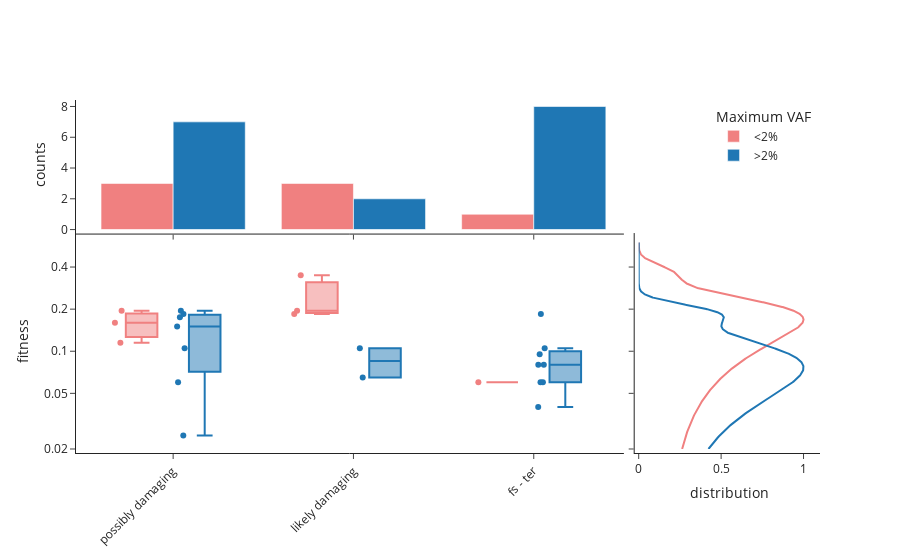

The code cell stored with this chart in its notebook:
### Code cell
fig = damage.make_damage_gene_plot_dist(lbc)
fig.show()
fig.write_image(path + 'dnmt3a_damage_hist_plot.png', scale=10)
fig.write_image(path + 'dnmt3a_damage_hist_plot.svg')

### Figure 1 — Plotly figure (JSON) as saved in the notebook; plotly's stock layout.template omitted (floating-point values rounded to 4 significant figures; data arrays with more than 128 entries replaced by an {"elided": "..."} marker saying what was removed)
{"data": [{"marker": {"color": "lightcoral"}, "name": "<2%", "showlegend": true, "type": "histogram", "x": ["possibly damaging", "possibly damaging", "possibly damaging", "likely damaging", "likely damaging", "likely damaging", "fs - ter"], "xaxis": "x", "y": [0.195, 0.16, 0.115, 0.185, 0.195, 0.35, 0.06], "yaxis": "y"}, {"boxpoints": "all", "marker": {"color": "lightcoral"}, "showlegend": false, "type": "box", "x": ["possibly damaging", "possibly damaging", "possibly damaging", "likely damaging", "likely damaging", "likely damaging", "fs - ter"], "xaxis": "x3", "y": [0.195, 0.16, 0.115, 0.185, 0.195, 0.35, 0.06], "yaxis": "y3"}, {"marker": {"color": "lightcoral"}, "showlegend": false, "type": "scatter", "x": {"elided": "1000 float values"}, "xaxis": "x4", "y": {"elided": "1000 float values"}, "yaxis": "y4"}, {"marker": {"color": "#1F77B4"}, "name": ">2%", "showlegend": true, "type": "histogram", "x": ["possibly damaging", "possibly damaging", "possibly damaging", "possibly damaging", "possibly damaging", "possibly damaging", "possibly damaging", "likely damaging", "likely damaging", "fs - ter", "fs - ter", "fs - ter", "fs - ter", "fs - ter", "fs - ter", "fs - ter", "fs - ter"], "xaxis": "x", "y": [0.15, 0.06, 0.025, 0.175, 0.185, 0.105, 0.195, 0.105, 0.065, 0.105, 0.185, 0.095, 0.04, 0.08, 0.08, 0.06, 0.06], "yaxis": "y"}, {"boxpoints": "all", "marker": {"color": "#1F77B4"}, "showlegend": false, "type": "box", "x": ["possibly damaging", "possibly damaging", "possibly damaging", "possibly damaging", "possibly damaging", "possibly damaging", "possibly damaging", "likely damaging", "likely damaging", "fs - ter", "fs - ter", "fs - ter", "fs - ter", "fs - ter", "fs - ter", "fs - ter", "fs - ter"], "xaxis": "x3", "y": [0.15, 0.06, 0.025, 0.175, 0.185, 0.105, 0.195, 0.105, 0.065, 0.105, 0.185, 0.095, 0.04, 0.08, 0.08, 0.06, 0.06], "yaxis": "y3"}, {"marker": {"color": "#1F77B4"}, "showlegend": false, "type": "scatter", "x": {"elided": "1000 float values"}, "xaxis": "x4", "y": {"elided": "1000 float values"}, "yaxis": "y4"}], "layout": {"boxgroupgap": 0.5, "boxmode": "group", "legend": {"title": {"text": "Maximum VAF"}, "x": 0.99, "xanchor": "right", "y": 0.99, "yanchor": "top"}, "margin": {"pad": 4}, "xaxis": {"anchor": "y", "domain": [0, 0.735], "matches": "x3", "showticklabels": false}, "xaxis2": {"anchor": "y2", "domain": [0.755, 1.0], "matches": "x4", "showticklabels": false}, "xaxis3": {"anchor": "y3", "domain": [0, 0.735], "tickangle": -45}, "xaxis4": {"anchor": "y4", "domain": [0.755, 1.0], "range": [0, 1.1], "tickvals": [0, 0.5, 1], "title": {"text": "distribution"}}, "yaxis": {"anchor": "x", "domain": [0.6288, 1], "title": {"text": "counts"}}, "yaxis2": {"anchor": "x2", "domain": [0.6288, 1], "matches": "y", "showticklabels": false}, "yaxis3": {"anchor": "x3", "domain": [0, 0.6188], "range": [-1.699, -0.1549], "tickvals": [0.02, 0.05, 0.1, 0.2, 0.4], "title": {"text": "fitness"}, "type": "log"}, "yaxis4": {"anchor": "x4", "domain": [0, 0.6188], "matches": "y3", "range": [-1.699, -0.1549], "showticklabels": false, "tickvals": [0.02, 0.05, 0.1, 0.2, 0.4], "type": "log"}}}
